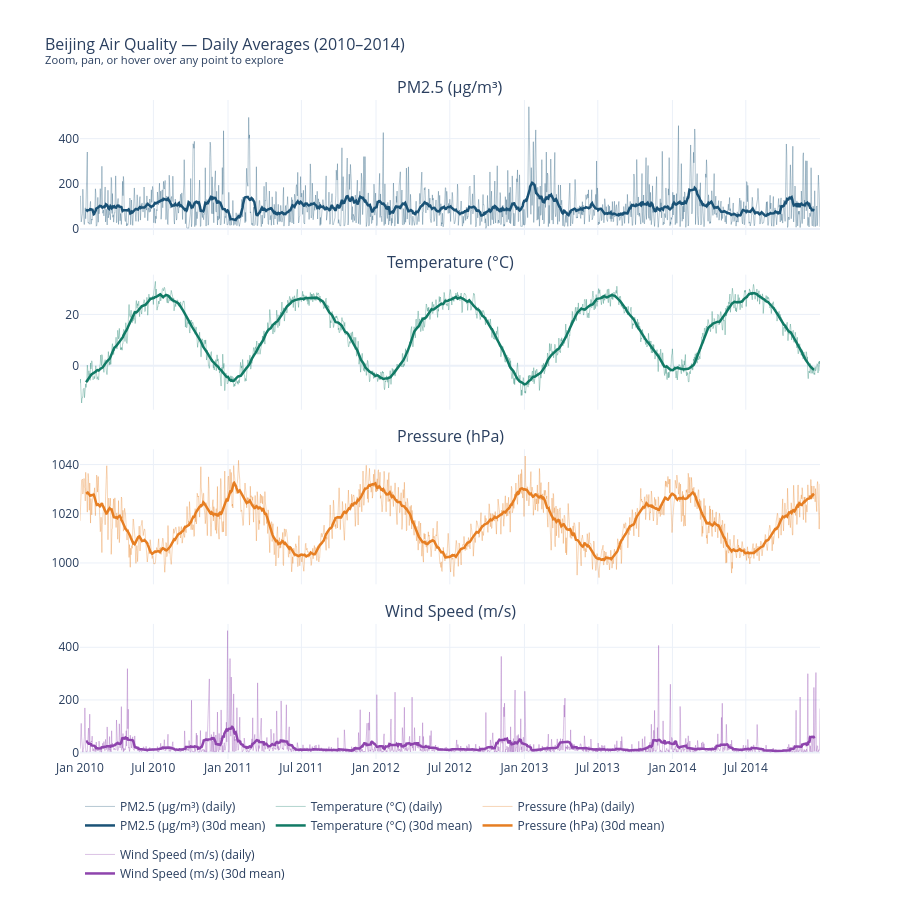

The notebook cell saved with this chart:
### Code cell
import plotly.graph_objects as go
from plotly.subplots import make_subplots

variables = ['pm25', 'temp', 'pressure', 'wind']
colors    = ['#1a5276', '#117a65', '#e67e22', '#8e44ad']
labels    = ['PM2.5 (μg/m³)', 'Temperature (°C)', 'Pressure (hPa)', 'Wind Speed (m/s)']

fig = make_subplots(
    rows=4, cols=1,
    shared_xaxes=True,
    subplot_titles=labels,
    vertical_spacing=0.06
)

for i, (var, color, label) in enumerate(zip(variables, colors, labels), start=1):
    # Raw daily signal
    fig.add_trace(go.Scatter(
        x=df_daily.index,
        y=df_daily[var],
        mode='lines',
        name=f'{label} (daily)',
        line=dict(color=color, width=0.8),
        opacity=0.4,
        legendgroup=var,
    ), row=i, col=1)

    # 30-day rolling mean
    rolling = df_daily[var].rolling(window=30, center=True).mean()
    fig.add_trace(go.Scatter(
        x=df_daily.index,
        y=rolling,
        mode='lines',
        name=f'{label} (30d mean)',
        line=dict(color=color, width=2.5),
        legendgroup=var,
    ), row=i, col=1)

fig.update_layout(
    height=900,
    title=dict(
        text='Beijing Air Quality — Daily Averages (2010–2014)<br>'
             '<sup>Zoom, pan, or hover over any point to explore</sup>',
        font=dict(size=16)
    ),
    hovermode='x unified',   # shows all 4 values when you hover on a date
    template='plotly_white',
    legend=dict(orientation='h', y=-0.05)
)

# Save as interactive HTML file you can open in any browser
fig.write_html('beijing_interactive.html')
fig.write_image('beijing_raw.png', width=1400, height=900, scale=2)

fig.show()

### Figure 1 — Plotly figure (JSON) as saved in the notebook; plotly's stock layout.template omitted (floating-point values rounded to 4 significant figures; data arrays with more than 128 entries replaced by an {"elided": "..."} marker saying what was removed)
{"data": [{"legendgroup": "pm25", "line": {"color": "#1a5276", "width": 0.8}, "mode": "lines", "name": "PM2.5 (μg/m³) (daily)", "opacity": 0.4, "type": "scatter", "x": {"elided": "1826 str values"}, "xaxis": "x", "y": {"elided": "1826 float values"}, "yaxis": "y"}, {"legendgroup": "pm25", "line": {"color": "#1a5276", "width": 2.5}, "mode": "lines", "name": "PM2.5 (μg/m³) (30d mean)", "type": "scatter", "x": {"elided": "1826 str values"}, "xaxis": "x", "y": {"elided": "1826 float values"}, "yaxis": "y"}, {"legendgroup": "temp", "line": {"color": "#117a65", "width": 0.8}, "mode": "lines", "name": "Temperature (°C) (daily)", "opacity": 0.4, "type": "scatter", "x": {"elided": "1826 str values"}, "xaxis": "x2", "y": {"elided": "1826 float values"}, "yaxis": "y2"}, {"legendgroup": "temp", "line": {"color": "#117a65", "width": 2.5}, "mode": "lines", "name": "Temperature (°C) (30d mean)", "type": "scatter", "x": {"elided": "1826 str values"}, "xaxis": "x2", "y": {"elided": "1826 float values"}, "yaxis": "y2"}, {"legendgroup": "pressure", "line": {"color": "#e67e22", "width": 0.8}, "mode": "lines", "name": "Pressure (hPa) (daily)", "opacity": 0.4, "type": "scatter", "x": {"elided": "1826 str values"}, "xaxis": "x3", "y": {"elided": "1826 float values"}, "yaxis": "y3"}, {"legendgroup": "pressure", "line": {"color": "#e67e22", "width": 2.5}, "mode": "lines", "name": "Pressure (hPa) (30d mean)", "type": "scatter", "x": {"elided": "1826 str values"}, "xaxis": "x3", "y": {"elided": "1826 float values"}, "yaxis": "y3"}, {"legendgroup": "wind", "line": {"color": "#8e44ad", "width": 0.8}, "mode": "lines", "name": "Wind Speed (m/s) (daily)", "opacity": 0.4, "type": "scatter", "x": {"elided": "1826 str values"}, "xaxis": "x4", "y": {"elided": "1826 float values"}, "yaxis": "y4"}, {"legendgroup": "wind", "line": {"color": "#8e44ad", "width": 2.5}, "mode": "lines", "name": "Wind Speed (m/s) (30d mean)", "type": "scatter", "x": {"elided": "1826 str values"}, "xaxis": "x4", "y": {"elided": "1826 float values"}, "yaxis": "y4"}], "layout": {"annotations": [{"font": {"size": 16}, "showarrow": false, "text": "PM2.5 (μg/m³)", "x": 0.5, "xanchor": "center", "xref": "paper", "y": 1, "yanchor": "bottom", "yref": "paper"}, {"font": {"size": 16}, "showarrow": false, "text": "Temperature (°C)", "x": 0.5, "xanchor": "center", "xref": "paper", "y": 0.735, "yanchor": "bottom", "yref": "paper"}, {"font": {"size": 16}, "showarrow": false, "text": "Pressure (hPa)", "x": 0.5, "xanchor": "center", "xref": "paper", "y": 0.47, "yanchor": "bottom", "yref": "paper"}, {"font": {"size": 16}, "showarrow": false, "text": "Wind Speed (m/s)", "x": 0.5, "xanchor": "center", "xref": "paper", "y": 0.205, "yanchor": "bottom", "yref": "paper"}], "height": 900, "hovermode": "x unified", "legend": {"orientation": "h", "y": -0.05}, "title": {"font": {"size": 16}, "text": "Beijing Air Quality — Daily Averages (2010–2014)<br><sup>Zoom, pan, or hover over any point to explore</sup>"}, "xaxis": {"anchor": "y", "domain": [0, 1], "matches": "x4", "showticklabels": false}, "xaxis2": {"anchor": "y2", "domain": [0, 1], "matches": "x4", "showticklabels": false}, "xaxis3": {"anchor": "y3", "domain": [0, 1], "matches": "x4", "showticklabels": false}, "xaxis4": {"anchor": "y4", "domain": [0, 1]}, "yaxis": {"anchor": "x", "domain": [0.795, 1]}, "yaxis2": {"anchor": "x2", "domain": [0.53, 0.735]}, "yaxis3": {"anchor": "x3", "domain": [0.265, 0.47]}, "yaxis4": {"anchor": "x4", "domain": [0, 0.205]}}}
